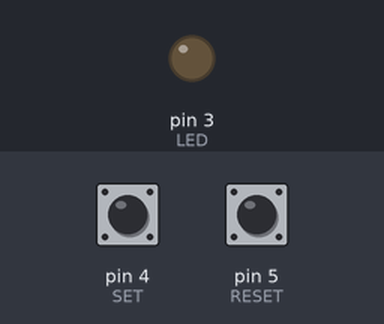
Recording of a sketch running on a simulated Arduino Uno, built with avr-gcc and run on an emulated ATmega328P. Parts: output pins drawn as LEDs (lit = HIGH). The test bench sets the inputs (shaded band); at power-on: pin 4 (SET) LOW, pin 5 (RESET) LOW.

Above: at 1.2 s.
1.3 s: pin 4 (SET) pulled HIGH for 0.15 s
At 2.5 s:
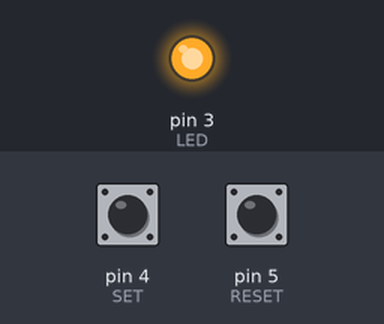
2.9 s: pin 5 (RESET) pulled HIGH for 0.15 s
At 3.8 s:
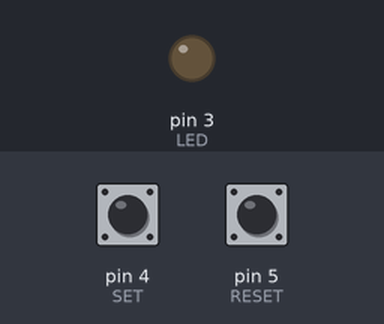
4.5 s: pin 4 (SET) pulled HIGH for 1 s
At 5.0 s:
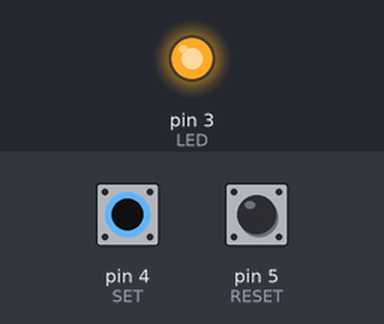
7.0 s: pin 4 (SET) driven HIGH and pin 5 (RESET) driven HIGH
At 8.2 s:
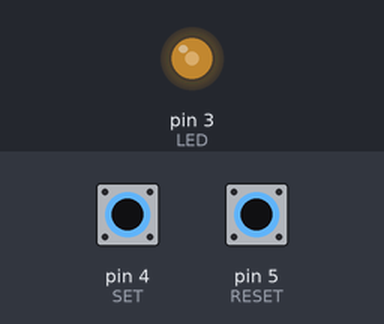
8.5 s: pin 5 (RESET) driven LOW
At 9.1 s:
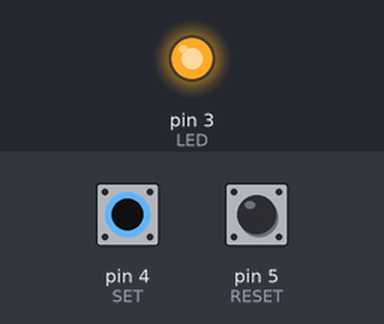
Timing chart, 0 to 11.0 s (numbered marks = the images above; inputs shaded):
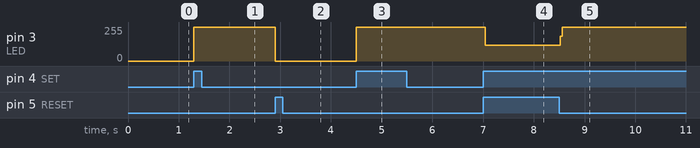

The sketch:

przerzutnik_RS.ino
```cpp
#define SET 4
#define RESET 5
#define LED 3
//PullDown

void setup() {
  pinMode(SET, INPUT);
  pinMode(RESET, INPUT);
  pinMode(LED, OUTPUT);
}

void loop() {
  if(digitalRead(SET) == HIGH) digitalWrite(LED, HIGH);
  if(digitalRead(RESET) == HIGH) digitalWrite(LED, LOW);
}
```

Measured:
- after the input at 1.3 s, pin 3 (LED): 0/255 → 255/255 at once
- after the input at 2.9 s, pin 3 (LED): 255/255 → 0/255 at once
- after the input at 4.5 s, pin 3 (LED): 0/255 → 255/255 at once
- after the input at 7.0 s, pin 3 (LED): 255/255 → 120/255 at once
- after the input at 8.5 s, pin 3 (LED): 120/255 → 255/255 at once
